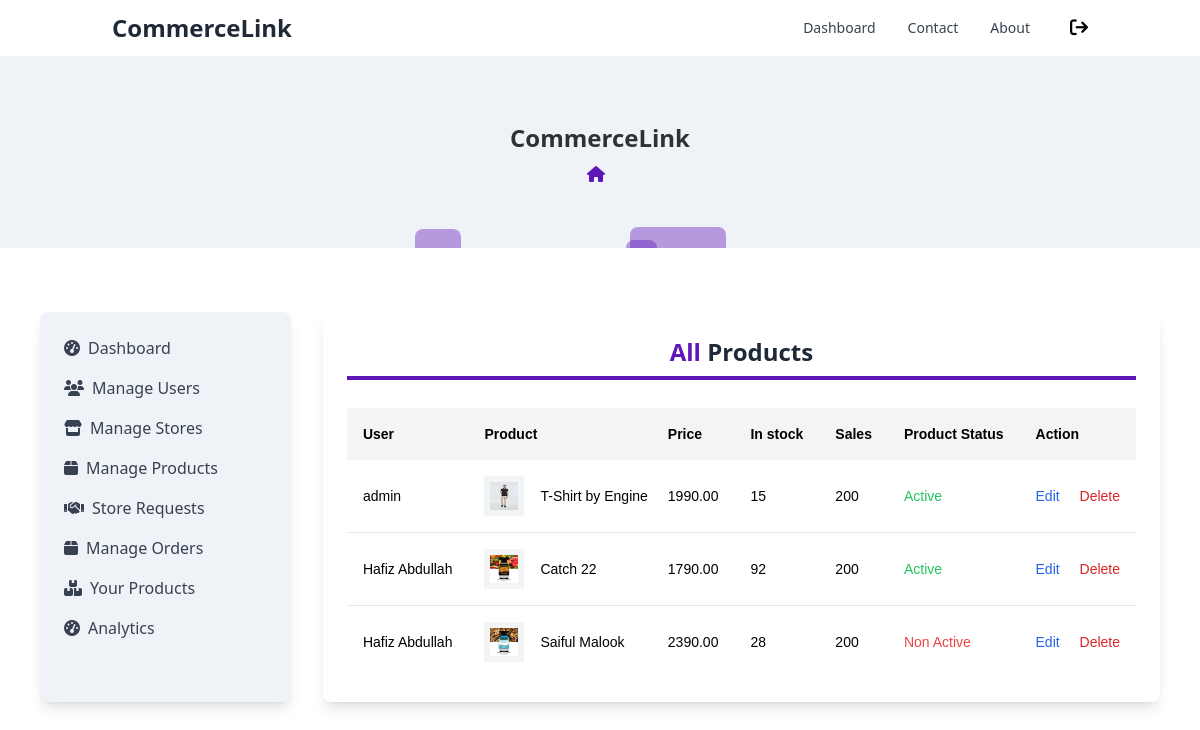
The page /products_list/ (signed in) on the database as committed earlier.
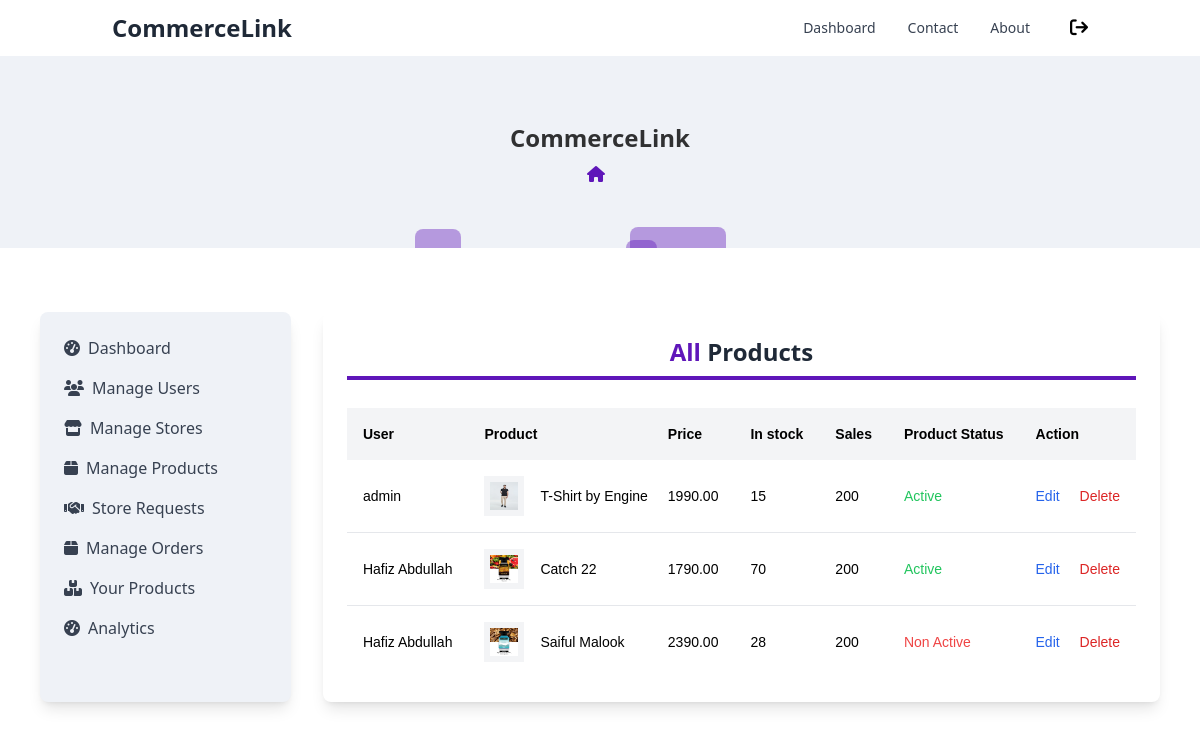
The same page on the database as committed later.
### products/models.py (models this page shows, shortened)
class Product(models.Model):
    author                  = models.ForeignKey(CustomUser, null=True, on_delete=models.CASCADE)
    title                   = models.CharField(max_length=100)
    description             = models.TextField()
    image                   = models.ImageField(upload_to='products/')
    brand                   = models.CharField(max_length=20)
    color                   = models.CharField(max_length=200)
    price                   = models.DecimalField(default=0, max_digits=7, decimal_places=2)
    countInStock            = models.IntegerField(default=0)
    created_at              = models.DateTimeField(auto_now_add=True)
    is_active               = models.BooleanField(default=True)

### user_accounts/models.py (models this page shows, shortened)
class CustomUser(AbstractUser):
    username                = None
    name                    = models.CharField(max_length=255)
    email                   = models.EmailField(max_length=255, unique=True)
    is_verified             = models.BooleanField(default=False, blank=True)
    email_token             = models.CharField(max_length=200)
    is_banned               = models.BooleanField(default=False, blank=True)
    ROLE_CHOICES = [
        ('admin', 'Admin'),
        ('seller', 'Seller'),
        ('buyer', 'Buyer')
    ]
    role                    = models.CharField(max_length=10, default='buyer')
    USERNAME_FIELD = 'email'
    REQUIRED_FIELDS = ['name']
    objects = MyAccountManager()

### marketplace/decorators.py (the view)
        @user_passes_test(lambda u: u.is_authenticated and u.role == role, login_url='/login/')
        def _wrapped_view(request, *args, **kwargs):
            if request.user.is_authenticated and request.user.role == role:
                return view_func(request, *args, **kwargs)
            else:
                return redirect('login')

### products/context_processors.py (called while the page is built)
def cart_summary(request):
    cart = request.session.get('cart', {})
    total_quantity = sum(cart.values())
    return {'cart_qty': total_quantity}

def store_context(request):
    store = None
    if request.user.is_authenticated:
        user = request.user
        if user.role == 'seller':
            try:
                store = Store.objects.get(user=user)
            except Store.DoesNotExist:
                store = None
    return {'store': store}

### products/views.py (called while the page is built)
@role_required('admin')
def products_list(request):
    products = Product.objects.all()
    context = {'products': products}
    return render(request, "products/products_list.html", context)

### products/templates/products/products_list.html (shortened to what this page needs)
{% extends 'main_base.html' %}
{% block maincontent %}
<div class="w-full">
    <div class="flex justify-between mb-3">
        <h1 class="w-full text-2xl font-bold text-center text-gray-800 border-b-4 border-[#5F16B9] pb-2 mb-4">
            <span class="capitalize text-[#5F16B9]">All</span> Products
        </h1>
    </div>
    <div class="font-sans overflow-x-auto">
        {% if products %}
        <div class="overflow-x-auto font-[sans-serif]">
            <table class="min-w-full bg-white">
                <thead class="bg-gray-100 whitespace-nowrap">
                    <tr>
                        <th class="p-4 text-left text-sm font-semibold text-black">
                            User
                        </th>
                        <th class="p-4 text-left text-sm font-semibold text-black">
                            Product
                        </th>
                        <th class="p-4 text-left text-sm font-semibold text-black">
                            Price
                        </th>
                        <th class="p-4 text-left text-sm font-semibold text-black">
                            In stock
                        </th>
                        <th class="p-4 text-left text-sm font-semibold text-black">
                            Sales
                        </th>
                        <th class="p-4 text-left text-sm font-semibold text-black">
                            Product Status
                        </th>
                        <th class="p-4 text-left text-sm font-semibold text-black">
                            Action
                        </th>
                    </tr>
                </thead>
                <tbody class="whitespace-nowrap divide-y divide-gray-200">
                    {% for product in products %}
                    <tr>
                        <td class="p-4 text-sm">
                            {{product.author.name}}
                        </td>
                        <td class="p-4 text-sm">
                            <div class="flex items-center cursor-pointer">
                                <img src='{{product.image.url}}' class="w-10 h-10 p-1.5 shrink-0 bg-gray-100" />
                                <div class="mx-4">
                                    <p class="text-sm text-black">{{product.title}}</p>
                                </div>
                            </div>
                        </td>
                        <td class="p-4 text-sm">
                            {{product.price}}
                        </td>
                        <td class="p-4 text-sm">
                            {{product.countInStock}}
                        </td>
                        <td class="p-4 text-sm">
                            200
                        </td>
                        <td class="p-4 text-sm">
                            {% if product.is_active %}
                            <span class="text-green-500">Active</span>
                            {% else %}
                            <span class="text-red-500">Non Active</span>
                            {% endif %}
                        </td>
                        <td class="px-4 py-4 text-sm text-gray-800">
                            <a href="{% url 'update_product' product_id=product.id %}">
                                <button class="text-blue-600 mr-4">Edit</button>
                            </a>
                            <button class="text-red-600 delete-product-btn" data-id="{{product.id}}">Delete</button>
                        </td>
                    </tr>
                    {% endfor %}
                </tbody>
            </table>
        </div>
        {% else %}
        <p>No product found.</p>
        {% endif %}
    </div>
</div>
{% endblock %}

Rows that differ between the two databases and show on the page:
changed Product "Catch 22": countInStock "92" → "70"
